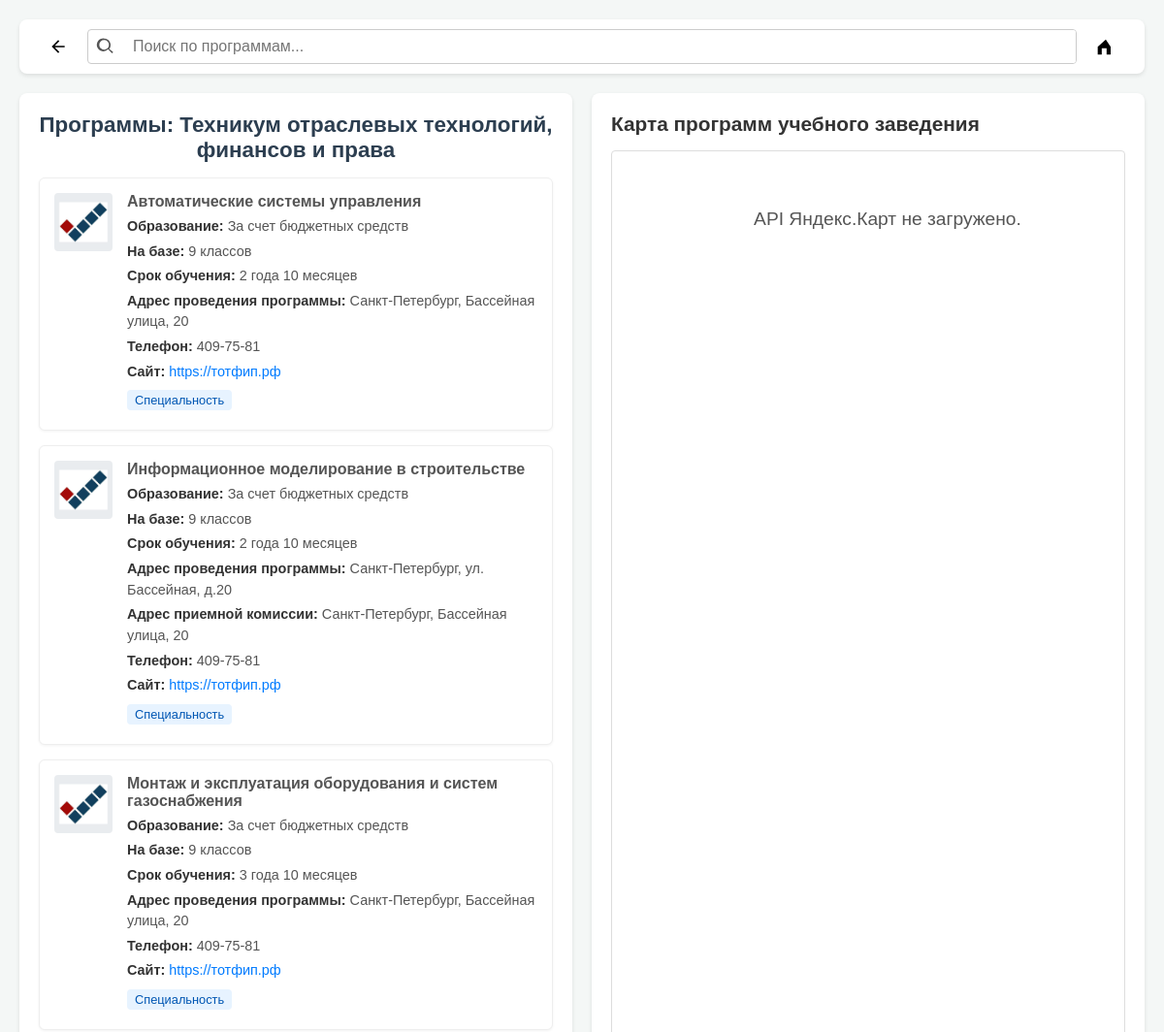
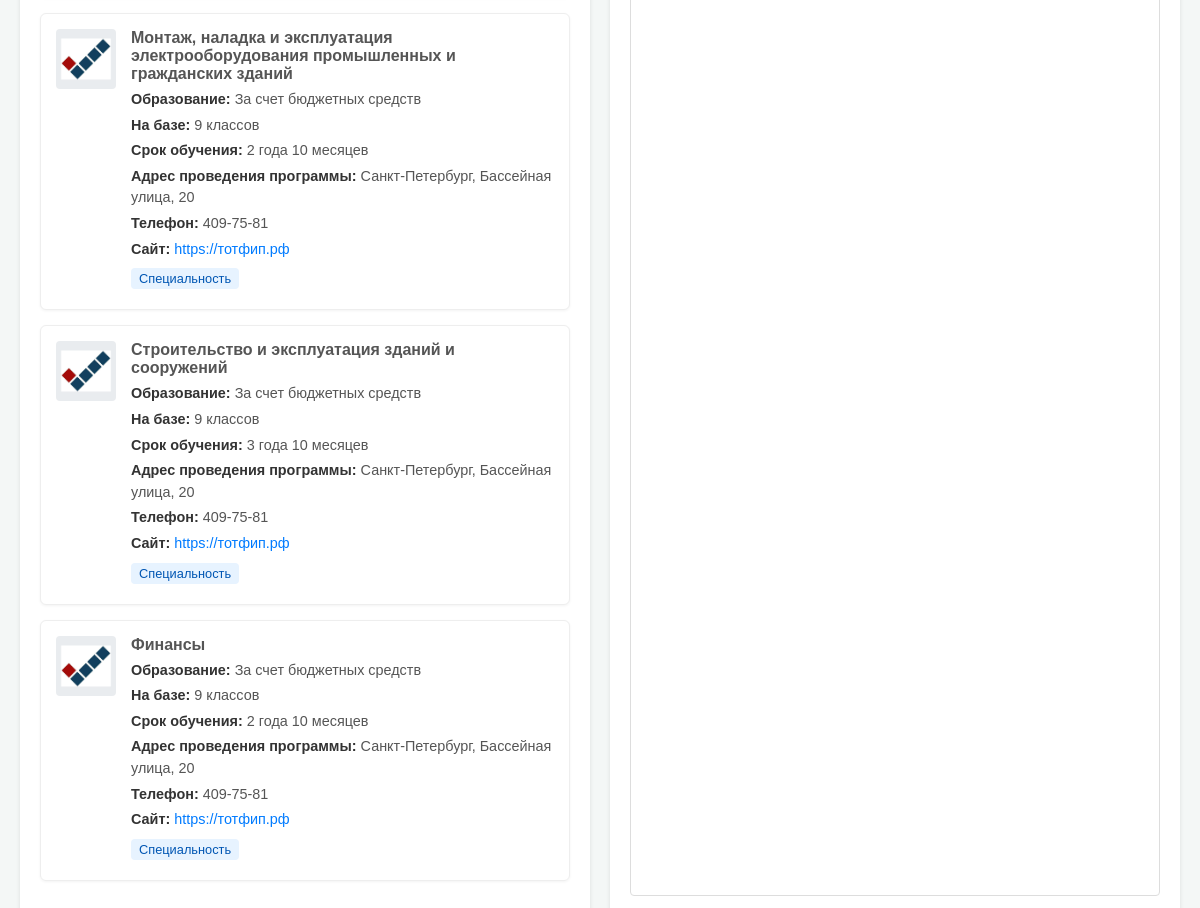
Screenshot of /abiturent/establishment-programs.php?establishment_id=5 with the database file from the repository (2 pictures, top to bottom).
### tables this page shows
CREATE TABLE `establishments` (
  `id` int(11) NOT NULL,
  `name` text NOT NULL,
  `logo_path` text DEFAULT NULL,
  `address` text DEFAULT NULL,
  `latitude` text DEFAULT NULL,
  `longitude` text DEFAULT NULL,
  `phone` text DEFAULT NULL,
  `website` text DEFAULT NULL,
  `created_at` timestamp NOT NULL DEFAULT current_timestamp()
);

CREATE TABLE `bundles` (
  `id` int(11) NOT NULL,
  `establishment_id` int(11) NOT NULL,
  `program_id` int(11) NOT NULL,
  `education_type` text DEFAULT NULL,
  `education_base` text DEFAULT NULL,
  `duration` text DEFAULT NULL,
  `program_address` text DEFAULT NULL,
  `program_latitude` text DEFAULT NULL,
  `program_longitude` text DEFAULT NULL,
  `cluster_id` int(11) DEFAULT NULL,
  `created_at` timestamp NOT NULL DEFAULT current_timestamp()
);

CREATE TABLE `programs` (
  `id` int(11) NOT NULL,
  `direction_id` int(11) NOT NULL,
  `name` text NOT NULL,
  `program_code` text NOT NULL,
  `keywords` text DEFAULT NULL,
  `image_path` text DEFAULT NULL,
  `attributes` text DEFAULT NULL,
  `created_at` timestamp NOT NULL DEFAULT current_timestamp()
);

### abiturent/establishment-programs.php (the view, shortened to what this page needs)
<?php
require_once __DIR__ . '/admin/config.php';
$establishment_id_filter = isset($_GET['establishment_id']) ? (int)trim($_GET['establishment_id']) : null;
$page_title = 'Программы учебного заведения';
$links_data = [];
$current_establishment_name = null;
if ($establishment_id_filter) {
    $stmt_est_name = $conn->prepare("SELECT name FROM establishments WHERE id = ?");
    $stmt_est_name->bind_param("i", $establishment_id_filter);
    $stmt_est_name->execute();
    $est_name_res = $stmt_est_name->get_result();
    if ($est_data = $est_name_res->fetch_assoc()) {
        $current_establishment_name = $est_data['name'];
        $page_title = "Программы: " . htmlspecialchars($current_establishment_name);
    } else {
        $page_title = "Учебное заведение не найдено";
        $establishment_id_filter = null;
    }
    if ($establishment_id_filter && $current_establishment_name) {
        $sql_select_bundles = "
            SELECT
                b.id as bundle_id,
                b.education_type,
                b.education_base,
                b.duration,
                b.program_address,
                b.program_latitude,
                b.program_longitude,
                b.cluster_id,
                e.id as establishment_id,
                e.name as establishment_name,
                e.logo_path as establishment_logo_path,
                e.address as establishment_main_address,
                e.latitude as establishment_main_latitude,
                e.longitude as establishment_main_longitude,
                e.phone as establishment_phone,
                e.website as establishment_website,
                p.id as program_id,
                p.name as program_name,
                p.program_code as program_code_val,
                p.attributes as program_attributes,
                cls.name as actual_cluster_name
            FROM bundles b
            JOIN establishments e ON b.establishment_id = e.id
            JOIN programs p ON b.program_id = p.id
            LEFT JOIN clusters cls ON b.cluster_id = cls.id
            WHERE b.establishment_id = ?
            ORDER BY p.name
        ";
        $stmt_links = $conn->prepare($sql_select_bundles);
        $stmt_links->bind_param("i", $establishment_id_filter);
        $stmt_links->execute();
        $result_links = $stmt_links->get_result();
        $raw_bundles_data = $result_links->fetch_all(MYSQLI_ASSOC);
        foreach($raw_bundles_data as $bundle) {
            $link_item = [];
            $link_item['id'] = $bundle['bundle_id'];
            $link_item['college_name'] = $bundle['establishment_name'];
            $link_item['college_logo_path'] = $bundle['establishment_logo_path'] ?  "./uploads/establishments/".$bundle['establishment_logo_path'] : "uploads/establishments/placeholder.svg";
            $link_item['program_name_in_bundle'] = $bundle['program_name'];
            $link_item['show_program_name_in_card'] = false;
            $link_item['education_type'] = $bundle['education_type'];
            $link_item['base_level'] = $bundle['education_base'];
            $link_item['duration'] = $bundle['duration'];
            $link_item['program_address'] = $bundle['program_address'];
            $link_item['commission_address'] = $bundle['establishment_main_address'];
            $link_item['phone'] = $bundle['establishment_phone'];
            $link_item['website'] = $bundle['establishment_website'];
            $link_item['program_attributes_array'] = !empty($bundle['program_attributes']) ? array_map('trim', explode(',', $bundle['program_attributes'])) : [];
            $link_item['is_professionalitet'] = !empty($bundle['cluster_id']);
            $link_item['cluster_name_on_card'] = $bundle['actual_cluster_name'];
            $link_item['latitude'] = $bundle['program_latitude'] ? $bundle['program_latitude'] : $bundle['establishment_main_latitude'];
            $link_item['longitude'] = $bundle['program_longitude'] ? $bundle['program_longitude'] : $bundle['establishment_main_longitude'];
            $link_item['map_address'] = $bundle['program_address'] ? $bundle['program_address'] : $bundle['establishment_main_address'];
            $link_item['search_text'] = strtolower(
                ($bundle['establishment_name'] ?? '') . " " .
                ($bundle['program_name'] ?? '') . " " .
                ($bundle['education_type'] ?? '') . " " .
                ($bundle['education_base'] ?? '') . " " .
                ($bundle['program_address'] ?? '') . " " .
                ($bundle['establishment_main_address'] ?? '') . " " .
                implode(' ', $link_item['program_attributes_array']) .
                ($link_item['is_professionalitet'] ? " профессионалитет " . ($bundle['actual_cluster_name'] ?? '') : "")
            );
            $links_data[] = $link_item;
        }
    }
} else {
    $page_title = "Учебное заведение не выбрано";
}
?>
<!DOCTYPE html>
<html lang="ru">
<head>
</head>
<body>
    <header class="header">
        <button class="header-button back-button" id="backButton" title="Назад">
             <svg xmlns="http://www.w3.org/2000/svg" viewBox="0 0 24 24" fill="currentColor" width="20px" height="20px">
                <path d="M20 11H7.83l5.59-5.59L12 4l-8 8 8 8 1.41-1.41L7.83 13H20v-2z"/>
            </svg>
        </button>
        <div class="search-area">
            <div class="search-container">
                 <svg xmlns="http://www.w3.org/2000/svg" viewBox="0 0 24 24" fill="currentColor" width="20px" height="20px">
                    <path d="M10 2a8 8 0 0 1 6.32 12.9L20.69 18.3a1 1 0 0 1-1.41 1.41l-4.39-4.38A8 8 0 1 1 10 2zm0 2a6 6 0 1 0 0 12A6 6 0 0 0 10 4z"/>
                </svg>
                <input type="text" class="search-input" id="linkSearchInput" placeholder="Поиск по программам...">
            </div>
             <button class="header-button filter-button" id="goHomeButtonEst" title="На главную"> <svg xmlns="http://www.w3.org/2000/svg" viewBox="0 0 24 24" fill="currentColor" width="20px" height="20px">
                   <path d="M12 3.198l-10 9.143V22h5V14h6v8h5V12.34L12 3.198z"/>
                </svg>
            </button>
        </div>
    </header>
    <main class="container">
        <div class="left-column">
            <h2 class="main-title" id="pageMainTitle"><?php echo htmlspecialchars($page_title); ?></h2>
            <div class="link-list" id="linkList">
                <?php if (!$establishment_id_filter): ?>
                    <p class="no-results php-message">Учебное заведение не выбрано. Пожалуйста, укажите ID учебного заведения.</p>
                <?php elseif (empty($links_data) && $current_establishment_name): ?>
                    <p class="no-results php-message">В учебном заведении "<?php echo htmlspecialchars($current_establishment_name); ?>" пока нет доступных программ.</p>
                <?php elseif (empty($links_data) && !$current_establishment_name): ?>
                     <p class="no-results php-message">Учебное заведение не найдено или не имеет программ.</p>
                <?php else: ?>
                    <?php foreach ($links_data as $link): ?>
                        <div class="link-item" data-id="<?php echo $link['id']; ?>" data-search-text="<?php echo htmlspecialchars($link['search_text']); ?>" data-lat="<?php echo htmlspecialchars($link['latitude']); ?>" data-lon="<?php echo htmlspecialchars($link['longitude']); ?>">
                            <div class="college-logo">
                                <img src="<?php echo htmlspecialchars($link['college_logo_path']); ?>" alt="Логотип <?php echo htmlspecialchars($link['college_name']); ?>">
                            </div>
                            <div class="link-details">
                                <span class="program-name-in-card"><?php echo htmlspecialchars($link['program_name_in_bundle']); ?></span>
                                <?php if (!empty($link['education_type'])): ?><p><strong>Образование:</strong> <?php echo htmlspecialchars($link['education_type']); ?></p><?php endif; ?>
                                <?php if (!empty($link['base_level'])): ?><p><strong>На базе:</strong> <?php echo htmlspecialchars($link['base_level']); ?></p><?php endif; ?>
                                <?php if (!empty($link['duration'])): ?><p><strong>Срок обучения:</strong> <?php echo htmlspecialchars($link['duration']); ?></p><?php endif; ?>
                                <?php if (!empty($link['program_address'])): ?><p><strong>Адрес проведения программы:</strong> <?php echo htmlspecialchars($link['program_address']); ?></p><?php endif; ?>
                                <?php if (!empty($link['commission_address']) && $link['commission_address'] !== $link['program_address']): ?>
                                    <p><strong>Адрес приемной комиссии:</strong> <?php echo htmlspecialchars($link['commission_address']); ?></p>
                                <?php endif; ?>
                                <?php if (!empty($link['phone'])): ?><p><strong>Телефон:</strong> <?php echo htmlspecialchars($link['phone']); ?></p><?php endif; ?>
                                <?php if (!empty($link['website'])): ?><p class="college-website"><strong>Сайт:</strong> <a href="<?php echo htmlspecialchars($link['website']); ?>" target="_blank" rel="noopener noreferrer"><?php echo htmlspecialchars($link['website']); ?></a></p><?php endif; ?>
                                <div class="tags-container">
                                    <?php if (!empty($link['program_attributes_array'])): ?>
                                        <?php foreach ($link['program_attributes_array'] as $attr):
                                              $tag_class = 'attribute-tag';
                                        ?>
                                            <span class="<?php echo $tag_class; ?>"><?php echo htmlspecialchars($attr); ?></span>
                                        <?php endforeach; ?>
                                    <?php endif; ?>
                                </div>
                            </div>
                        </div>
                    <?php endforeach; ?>
                <?php endif; ?>
            </div>
        </div>
        <div class="right-column">
            <h3 class="map-title">Карта программ учебного заведения</h3>
            <div id="map" class="map-container">
            </div>
        </div>
    </main>
</body>
</html>

### abiturent/establishment-programs.php (style rules this page uses)
body { font-family: sans-serif; margin: 0; background-color: #f4f7f6; display: flex; flex-direction: column; align-items: center; padding: 20px; }
.header { width: 100%; max-width: 1200px; display: flex; align-items: center; background-color: #fff; padding: 10px 20px; border-radius: 8px; box-shadow: 0 2px 4px rgba(0, 0, 0, 0.1); margin-bottom: 20px; box-sizing: border-box; }
.search-area { display: flex; align-items: center; flex-grow: 1; }
.search-container { display: flex; align-items: center; flex-grow: 1; border: 1px solid #ccc; border-radius: 4px; overflow: hidden; margin-right: 10px; }
.search-input { border: none; padding: 8px 10px; flex-grow: 1; outline: none; font-size: 1rem; }
.search-container svg { margin: 0 8px; color: #555; }
.header-button { background-color: transparent; border: none; padding: 8px 10px; cursor: pointer; display: flex; align-items: center; }
.back-button { margin-right: 10px; }
.container { width: 100%; max-width: 1200px; display: flex; gap: 20px; flex: 1; }
.left-column { flex: 1; background-color: #fff; padding: 20px; border-radius: 8px; box-shadow: 0 2px 4px rgba(0, 0, 0, 0.1); overflow-y: auto; max-height: calc(100vh - 160px); display: flex; flex-direction: column; }
.right-column { flex: 1; background-color: #fff; padding: 20px; border-radius: 8px; box-shadow: 0 2px 4px rgba(0, 0, 0, 0.1); display: flex; flex-direction: column; }
.main-title { margin-top: 0; margin-bottom: 15px; font-size: 1.4em; color: #2c3e50; text-align: center; }
.link-list { margin-top: 0; flex-grow: 1; }
.link-item { display: flex; align-items: flex-start; border: 1px solid #eee; border-radius: 6px; padding: 15px; margin-bottom: 15px; background-color: #fff; box-shadow: 0 1px 3px rgba(0, 0, 0, 0.05); transition: background-color 0.2s ease, box-shadow 0.2s; cursor: pointer; }
.college-logo { width: 60px; height: 60px; margin-right: 15px; border-radius: 4px; display: flex; justify-content: center; align-items: center; overflow: hidden; flex-shrink: 0; background-color: #e9ecef; }
.college-logo img { max-width: 100%; max-height: 100%; object-fit: contain; }
.link-details { flex-grow: 1; }
.link-details .program-name-in-card { font-size: 1rem; color: #555; margin-bottom: 6px; display:block; font-weight: bold; }
.link-details p { margin: 4px 0; font-size: 0.9rem; color: #555; line-height: 1.5; }
.link-details p strong { color: #333; }
.college-website a { color: #007bff; text-decoration: none; }
.tags-container { margin-top: 8px; }
.attribute-tag { display: inline-block; background-color: #e7f3ff; color: #0056b3; padding: 3px 8px; border-radius: 4px; font-size: 0.8rem; margin-right: 5px; margin-bottom: 5px; }
.map-title { margin-top: 0; margin-bottom: 15px; font-size: 1.3em; color: #333; }
.map-container { flex-grow: 1; min-height: 400px; border-radius: 4px; overflow: hidden; border: 1px solid #ddd; }

### rows the page displays
establishments: name "Программы: Техникум отраслевых технологий, финансов и права"
bundles: program.name "Автоматические системы управления", education_type "За счет бюджетных средств", education_base "9 классов", duration "2 года 10 месяцев", program_address "Санкт-Петербург, Бассейная улица, 20", establishment.phone "409-75-81", establishment.website "https://тотфип.рф", attr "Специальность"
bundles: program.name "Информационное моделирование в строительстве", education_type "За счет бюджетных средств", education_base "9 классов", duration "2 года 10 месяцев", program_address "Санкт-Петербург, ул. Бассейная, д.20", establishment.address "Санкт-Петербург, Бассейная улица, 20", establishment.phone "409-75-81", establishment.website "https://тотфип.рф", attr "Специальность"
bundles: program.name "Монтаж и эксплуатация оборудования и систем газоснабжения", education_type "За счет бюджетных средств", education_base "9 классов", duration "3 года 10 месяцев", program_address "Санкт-Петербург, Бассейная улица, 20", establishment.phone "409-75-81", establishment.website "https://тотфип.рф", attr "Специальность"
bundles: program.name "Монтаж, наладка и эксплуатация электрооборудования промышленных и гражданских зданий", education_type "За счет бюджетных средств", education_base "9 классов", duration "2 года 10 месяцев", program_address "Санкт-Петербург, Бассейная улица, 20", establishment.phone "409-75-81", establishment.website "https://тотфип.рф", attr "Специальность"
bundles: program.name "Строительство и эксплуатация зданий и сооружений", education_type "За счет бюджетных средств", education_base "9 классов", duration "3 года 10 месяцев", program_address "Санкт-Петербург, Бассейная улица, 20", establishment.phone "409-75-81", establishment.website "https://тотфип.рф", attr "Специальность"
bundles: program.name "Финансы", education_type "За счет бюджетных средств", education_base "9 классов", duration "2 года 10 месяцев", program_address "Санкт-Петербург, Бассейная улица, 20", establishment.phone "409-75-81", establishment.website "https://тотфип.рф", attr "Специальность"
